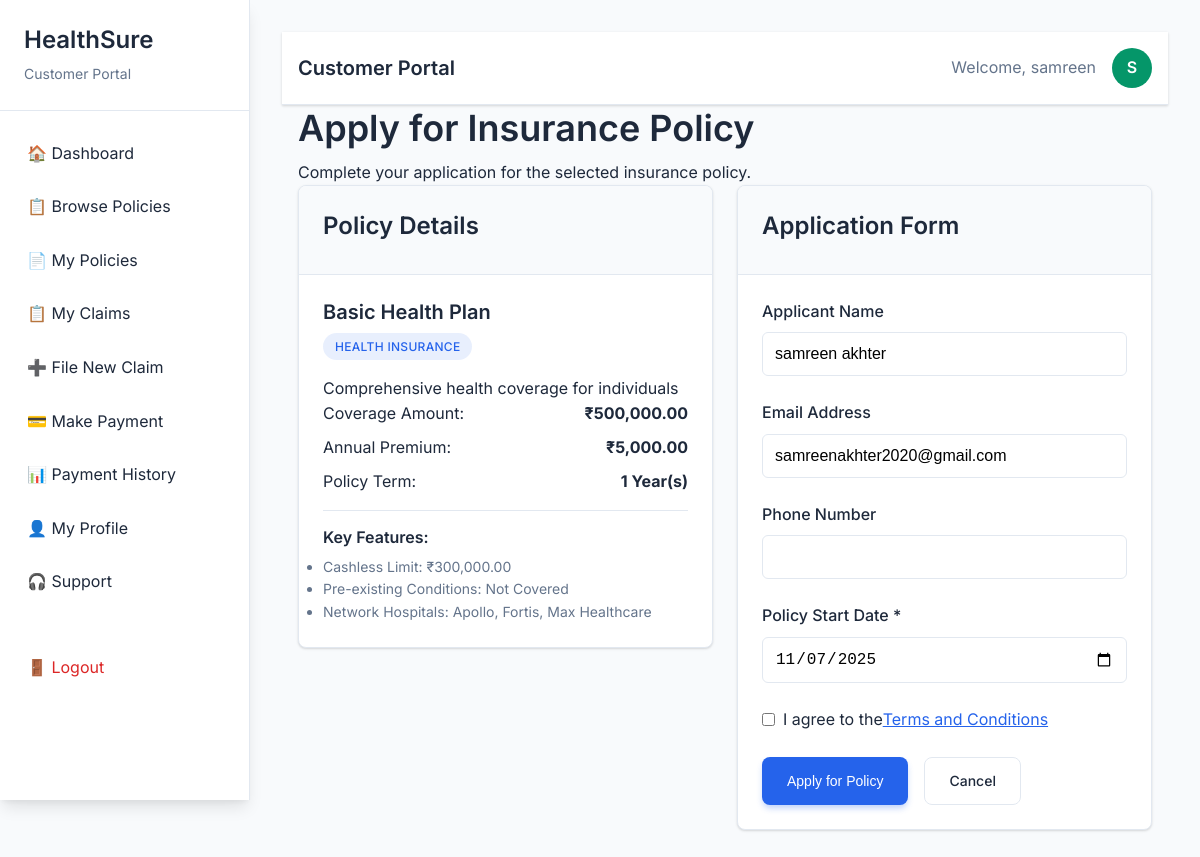
Page /HealthSure/customer/apply-policy.php?policy_id=1 (signed in) on the committed database.
### tables this page shows
CREATE TABLE `customers` (
  `customer_id` int(11) NOT NULL,
  `user_id` int(11) DEFAULT NULL,
  `first_name` varchar(100) NOT NULL,
  `last_name` varchar(100) NOT NULL,
  `phone` varchar(15) DEFAULT NULL,
  `address` text DEFAULT NULL,
  `date_of_birth` date DEFAULT NULL,
  `gender` enum('male','female','other') DEFAULT NULL,
  `agent_id` int(11) DEFAULT NULL,
  `created_at` timestamp NOT NULL DEFAULT current_timestamp()
);

CREATE TABLE `policies` (
  `policy_id` int(11) NOT NULL,
  `policy_name` varchar(200) NOT NULL,
  `policy_type` enum('health','life','family') NOT NULL,
  `description` text DEFAULT NULL,
  `base_premium` decimal(10,2) NOT NULL,
  `coverage_amount` decimal(12,2) NOT NULL,
  `duration_years` int(11) NOT NULL,
  `status` enum('active','inactive') DEFAULT 'active',
  `created_at` timestamp NOT NULL DEFAULT current_timestamp(),
  `updated_at` timestamp NOT NULL DEFAULT current_timestamp() ON UPDATE current_timestamp()
);

CREATE TABLE `health_policies` (
  `policy_id` int(11) NOT NULL,
  `hospital_coverage` text DEFAULT NULL,
  `pre_existing_conditions` tinyint(1) DEFAULT 0,
  `network_hospitals` text DEFAULT NULL,
  `cashless_limit` decimal(10,2) DEFAULT NULL
);

CREATE TABLE `users` (
  `user_id` int(11) NOT NULL,
  `email` varchar(255) NOT NULL,
  `password_hash` varchar(255) NOT NULL,
  `role` enum('admin','agent','customer') NOT NULL,
  `status` enum('active','blocked') DEFAULT 'active',
  `created_at` timestamp NOT NULL DEFAULT current_timestamp(),
  `updated_at` timestamp NOT NULL DEFAULT current_timestamp() ON UPDATE current_timestamp()
);

### HealthSure/includes/functions.php (called while the page is built, shortened)
<?php
function format_currency($amount) {
    return '₹' . number_format($amount, 2);
}
function get_customer_info($user_id, $conn) {
    $stmt = $conn->prepare("SELECT c.*, u.email FROM customers c
                           JOIN users u ON c.user_id = u.user_id
                           WHERE c.user_id = ?");
    $stmt->execute([$user_id]);
    return $stmt->fetch(PDO::FETCH_ASSOC);
}
?>

### HealthSure/customer/apply-policy.php (the view, shortened to what this page needs)
<?php
require_once '../config/database.php';
require_once '../includes/functions.php';
$policy_id = (int)$_GET['policy_id'];
$stmt = $conn->prepare("SELECT * FROM policies WHERE policy_id = ? AND status = 'active'");
$stmt->execute([$policy_id]);
$policy = $stmt->fetch(PDO::FETCH_ASSOC);
function getPolicyDetails($policy_id, $policy_type, $conn) {
    switch ($policy_type) {
        case 'health':
            $stmt = $conn->prepare("SELECT * FROM health_policies WHERE policy_id = ?");
            break;
    }
    $stmt->execute([$policy_id]);
    return $stmt->fetch(PDO::FETCH_ASSOC);
}
$policy_details = getPolicyDetails($policy_id, $policy['policy_type'], $conn);
?>
<!DOCTYPE html>
<html lang="en">
<head>
    <link rel="stylesheet" href="../assets/css/style.css">
    <link rel="stylesheet" href="../assets/css/animations.css">
</head>
<body>
    <?php include 'includes/sidebar.php'; ?>
    <div class="main-content">
        <?php include 'includes/header.php'; ?>
        <div class="container">
            <h1>Apply for Insurance Policy</h1>
            <p class="text-light">Complete your application for the selected insurance policy.</p>
            <div class="row">
                <div class="col-6">
                    <div class="card">
                        <div class="card-header">
                            <h3>Policy Details</h3>
                        </div>
                        <div class="card-body">
                            <h4><?php echo htmlspecialchars($policy['policy_name']); ?></h4>
                            <span class="badge badge-primary mb-3"><?php echo ucfirst($policy['policy_type']); ?> Insurance</span>
                            <p class="text-light"><?php echo htmlspecialchars($policy['description']); ?></p>
                            <div class="mb-3">
                                <div class="d-flex justify-content-between mb-2">
                                    <span>Coverage Amount:</span>
                                    <strong><?php echo format_currency($policy['coverage_amount']); ?></strong>
                                </div>
                                <div class="d-flex justify-content-between mb-2">
                                    <span>Annual Premium:</span>
                                    <strong><?php echo format_currency($policy['base_premium']); ?></strong>
                                </div>
                                <div class="d-flex justify-content-between mb-2">
                                    <span>Policy Term:</span>
                                    <strong><?php echo $policy['duration_years']; ?> Year(s)</strong>
                                </div>
                            </div>
                            <?php if ($policy_details): ?>
                                <div style="border-top: 1px solid var(--border-color); padding-top: 1rem;">
                                    <h6>Key Features:</h6>
                                    <?php if ($policy['policy_type'] === 'health'): ?>
                                        <ul style="font-size: 0.875rem; color: var(--text-light);">
                                            <li>Cashless Limit: <?php echo format_currency($policy_details['cashless_limit']); ?></li>
                                            <li>Pre-existing Conditions: <?php echo $policy_details['pre_existing_conditions'] ? 'Covered' : 'Not Covered'; ?></li>
                                            <li>Network Hospitals: <?php echo htmlspecialchars($policy_details['network_hospitals']); ?></li>
                                        </ul>
                                    <?php endif; ?>
                                </div>
                            <?php endif; ?>
                        </div>
                    </div>
                </div>
                <div class="col-6">
                    <div class="card">
                        <div class="card-header">
                            <h3>Application Form</h3>
                        </div>
                        <div class="card-body">
                            <form method="POST" action="">
                                <div class="form-group">
                                    <label class="form-label">Applicant Name</label>
                                    <input type="text" class="form-control"
                                           value="<?php echo htmlspecialchars($customer_info['first_name'] . ' ' . $customer_info['last_name']); ?>"
                                           readonly>
                                </div>
                                <div class="form-group">
                                    <label class="form-label">Email Address</label>
                                    <input type="email" class="form-control"
                                           value="<?php echo htmlspecialchars($customer_info['email']); ?>"
                                           readonly>
                                </div>
                                <div class="form-group">
                                    <label class="form-label">Phone Number</label>
                                    <input type="text" class="form-control"
                                           value="<?php echo htmlspecialchars($customer_info['phone'] ?? 'Not provided'); ?>"
                                           readonly>
                                </div>
                                <div class="form-group">
                                    <label for="start_date" class="form-label">Policy Start Date *</label>
                                    <input type="date" id="start_date" name="start_date" class="form-control"
                                           min="<?php echo date('Y-m-d'); ?>"
                                           value="<?php echo $_POST['start_date'] ?? date('Y-m-d'); ?>" required>
                                </div>
                                <div class="form-group">
                                    <label class="d-flex align-items-center">
                                        <input type="checkbox" required style="margin-right: 0.5rem;">
                                        I agree to the <a href="#" style="color: var(--primary-color);">Terms and Conditions</a>
                                    </label>
                                </div>
                                <div class="d-flex" style="gap: 1rem;">
                                    <button type="submit" class="btn btn-primary">Apply for Policy</button>
                                    <a href="browse-policies.php" class="btn btn-outline">Cancel</a>
                                </div>
                            </form>
                        </div>
                    </div>
                </div>
            </div>
        </div>
    </div>
</body>
</html>

### HealthSure/customer/includes/header.php
<?php
$customer_info = get_customer_info($_SESSION['user_id'], $conn);
?>
<div class="navbar">
    <div class="container d-flex justify-content-between align-items-center">
        <div>
            <h4 style="margin: 0; color: var(--text-dark);">
                <?php
                $page_titles = [
                    'dashboard.php' => 'Dashboard',
                    'browse-policies.php' => 'Browse Policies',
                    'my-policies.php' => 'My Policies',
                    'my-claims.php' => 'My Claims',
                    'file-claim.php' => 'File New Claim',
                    'make-payment.php' => 'Make Payment',
                    'payment-history.php' => 'Payment History',
                    'profile.php' => 'My Profile',
                    'support.php' => 'Support'
                ];
                echo $page_titles[basename($_SERVER['PHP_SELF'])] ?? 'Customer Portal';
                ?>
            </h4>
        </div>
        <div class="d-flex align-items-center" style="gap: 1rem;">
            <span style="color: var(--text-light);">Welcome, <?php echo htmlspecialchars($customer_info['first_name']); ?></span>
            <div style="width: 40px; height: 40px; background: var(--success-color); border-radius: 50%; display: flex; align-items: center; justify-content: center; color: white; font-weight: 600;">
                <?php echo strtoupper(substr($customer_info['first_name'], 0, 1)); ?>
            </div>
        </div>
    </div>
</div>

### HealthSure/assets/css/style.css (style rules this page uses)
* { margin: 0; padding: 0; box-sizing: border-box; }
:root { --primary-color: #2563eb; --primary-dark: #1d4ed8; --secondary-color: #64748b; --success-color: #059669; --warning-color: #d97706; --danger-color: #dc2626; --light-bg: #f8fafc; --white: #ffffff; --text-dark: #1e293b; --text-light: #64748b; --border-color: #e2e8f0; --shadow: 0 1px 3px 0 rgba(0, 0, 0, 0.1), 0 1px 2px 0 rgba(0, 0, 0, 0.06); --shadow-lg: 0 10px 15px -3px rgba(0, 0, 0, 0.1), 0 4px 6px -2px rgba(0, 0, 0, 0.05); --shadow-xl: 0 20px 25px -5px rgba(0, 0, 0, 0.1), 0 10px 10px -5px rgba(0, 0, 0, 0.04); --transition: all 0.3s cubic-bezier(0.4, 0, 0.2, 1); --border-radius: 0.5rem; --border-radius-lg: 0.75rem; }
body { font-family: 'Inter', -apple-system, BlinkMacSystemFont, 'Segoe UI', Roboto, sans-serif; line-height: 1.6; color: var(--text-dark); background-color: var(--light-bg); overflow-x: hidden; min-height: 100vh; }
h1, h2, h3, h4, h5, h6 { font-weight: 600; line-height: 1.3; margin-bottom: 0.5rem; }
h1 { font-size: 2.25rem; }
h3 { font-size: 1.5rem; }
h4 { font-size: 1.25rem; }
h6 { font-size: 1rem; }
.container { max-width: 1200px; margin: 0 auto; padding: 0 1rem; width: 100%; }
.card { background: var(--white); border-radius: var(--border-radius); box-shadow: var(--shadow); border: 1px solid var(--border-color); overflow: hidden; transition: var(--transition); margin-bottom: 1.5rem; }
.card-header { padding: 1.5rem; border-bottom: 1px solid var(--border-color); background: var(--light-bg); }
.card-body { padding: 1.5rem; }
.navbar { background: var(--white); border-bottom: 1px solid var(--border-color); box-shadow: var(--shadow); padding: 1rem 0; }
.main-content { margin-left: 250px; padding: 2rem; min-height: 100vh; transition: var(--transition); }
.form-group { margin-bottom: 1.5rem; }
.form-label { display: block; font-weight: 500; margin-bottom: 0.5rem; color: var(--text-dark); }
.form-control { width: 100%; padding: 0.75rem; border: 1px solid var(--border-color); border-radius: 0.375rem; font-size: 1rem; transition: border-color 0.2s, box-shadow 0.2s; }
.btn { display: inline-block; padding: 0.75rem 1.5rem; font-size: 0.875rem; font-weight: 500; text-align: center; text-decoration: none; border: 1px solid transparent; border-radius: var(--border-radius); cursor: pointer; transition: var(--transition); position: relative; overflow: hidden; user-select: none; }
.btn::before { content: ''; position: absolute; top: 0; left: -100%; width: 100%; height: 100%; background: linear-gradient(90deg, transparent, rgba(255,255,255,0.2), transparent); transition: var(--transition); }
.btn-primary { background: var(--primary-color); color: var(--white); box-shadow: 0 4px 6px -1px rgba(37, 99, 235, 0.3); }
.btn-outline { background: transparent; border: 1px solid var(--border-color); color: var(--text-dark); }
.badge { display: inline-flex; align-items: center; padding: 0.25rem 0.75rem; font-size: 0.75rem; font-weight: 500; border-radius: 9999px; text-transform: uppercase; letter-spacing: 0.025em; transition: var(--transition); animation: fadeInScale 0.3s ease-out; }
.badge-primary { background: rgba(37, 99, 235, 0.1); color: var(--primary-color); }
.row { display: flex; flex-wrap: wrap; margin: 0 -0.75rem; }
.col-6 { flex: 0 0 50%; max-width: 50%; }
[class*="col-"] { padding: 0 0.75rem; }
.mb-2 { margin-bottom: 0.5rem; }
.mb-3 { margin-bottom: 1rem; }
.d-flex { display: flex; }
.justify-content-between { justify-content: space-between; }
.align-items-center { align-items: center; }
.animate-in { animation: fadeInUp 0.6s ease-out; }
.page-transition { opacity: 0; transform: translateY(20px); transition: all 0.3s ease-out; }
.page-transition.loaded { opacity: 1; transform: translateY(0); }

### HealthSure/assets/css/animations.css (style rules this page uses)
.main-content { animation: fadeInUp 0.6s ease-out; }
.card { animation: fadeInUp 0.4s ease-out; animation-fill-mode: both; }
.card:nth-child(1) { animation-delay: 0.1s; }
.btn { position: relative; overflow: hidden; }
.btn::after { content: ''; position: absolute; top: 50%; left: 50%; width: 0; height: 0; border-radius: 50%; background: rgba(255, 255, 255, 0.3); transform: translate(-50%, -50%); transition: width 0.6s, height 0.6s; }
.badge { animation: fadeInScale 0.4s ease-out; }
.page-transition { opacity: 0; transform: translateY(20px); transition: all 0.3s ease-out; }
.page-transition.loaded { opacity: 1; transform: translateY(0); }
html { scroll-behavior: smooth; }

### rows in the picture
customers: first_name "samreen", first_name "S", first_name+last_name "samreen akhter", user.email "samreenakhter2020@gmail.com"
policies: policy_name "Basic Health Plan", policy_type "HEALTH", description "Comprehensive health coverage for individuals", coverage_amount "₹500,000.00", base_premium "₹5,000.00", duration_years "1"
health_policies: cashless_limit "₹300,000.00", network_hospitals "Apollo, Fortis, Max Healthcare"

### other values in the picture
$page_titles[basename($_SERVER['PHP_SELF'])] "Customer Portal"
